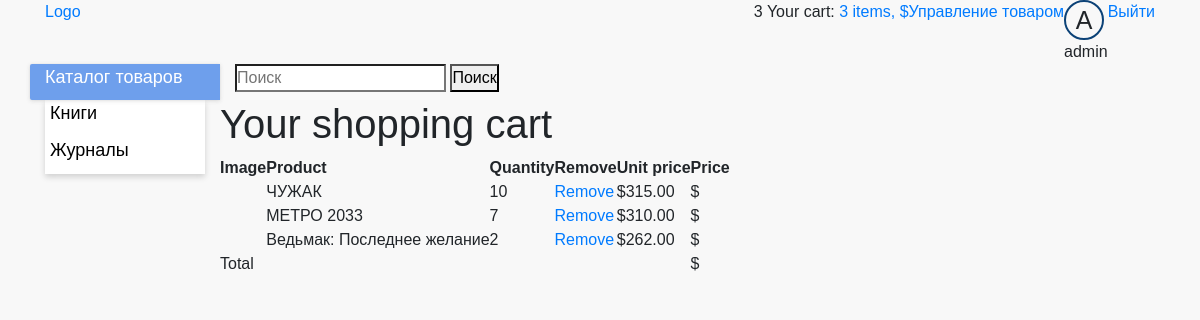
The page /cart/ (signed in) on the database as committed earlier.
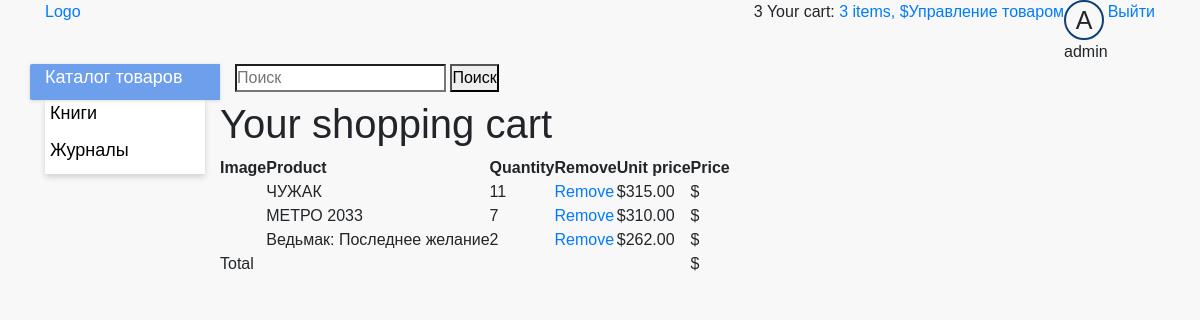
The same page on the database as committed later.
### cart/models.py (models this page shows)
class Cart(models.Model):
    user = models.ForeignKey(User, on_delete=models.CASCADE, verbose_name='Пользователь', null=True)
    product = models.ForeignKey(Product, on_delete=models.CASCADE, verbose_name='Товар', null=True)
    quantity = models.IntegerField(verbose_name='Количество', help_text="Количество товара", blank=True, default=0,
                                   null=True)
    price = models.DecimalField(max_digits=10, verbose_name='Цена', decimal_places=2, help_text="Цена товара",
                                default=0,
                                blank=True)

### store/models.py (models this page shows, shortened)
class Product(models.Model):
    category = models.ForeignKey(Category, on_delete=models.SET_NULL, null=True)
    name = models.CharField(max_length=100, verbose_name='Название', help_text="Enter book name.", blank=True)
    price = models.DecimalField(max_digits=10, verbose_name='Цена', decimal_places=2, help_text="Enter price book",
                                blank=True)
    Discounts = models.DecimalField(max_digits=10, verbose_name='Скидка', decimal_places=2, help_text="Enter discounts",
                                    blank=True)
    image = models.ImageField(upload_to='images/books/', verbose_name='Изображение', blank=True, null=True)
    slug = models.SlugField(max_length=100)
    class Meta:
        ordering = ['-id']

### cart/views.py (the view)
# urls.py: urlpatterns = [path('', views.cart_detail, name='cart_detail'),
def cart_detail(request):
    if request.user.is_authenticated:
        cart = Cart.objects.filter(user=request.user)
    else:
        cart = CartInSession(request)
    return render(request, 'cart/detail.html', {'cart': cart})

### cart/context_processors.py (called while the page is built)
def cart(request,):
    return {'cart': CartManager(request)}

### cart/templates/cart/detail.html
{% extends "base_generic.html" %}
{% block content %}
    <h1>Your shopping cart</h1>
    <table class="cart">
        <thead>
        <tr>
            <th>Image</th>
            <th>Product</th>
            <th>Quantity</th>
            <th>Remove</th>
            <th>Unit price</th>
            <th>Price</th>
        </tr>
        </thead>
        <tbody>
        {% for item in cart %}
            {% with product=item.product %}
                <tr>
                    <td>
                    <td>{{ product.name }}</td>
                    <td>{{ item.quantity }}</td>
                    <td><a href="{% url "cart:cart_remove" product.id%}">Remove</a></td>
                    <td class="num">${{ item.price }}</td>
                    <td class="num">${{ item.total_price }}</td>
                </tr>
            {% endwith %}
        {% endfor %}
        <tr class="total">
            <td>Total</td>
            <td colspan="4"></td>
            <td class="num">${{ cart.get_total_price }}</td>
        </tr>
        </tbody>
    </table>
{% endblock %}

Rows that differ between the two databases and show on the page:
changed Cart "ЧУЖАК": quantity "10" → "11"
